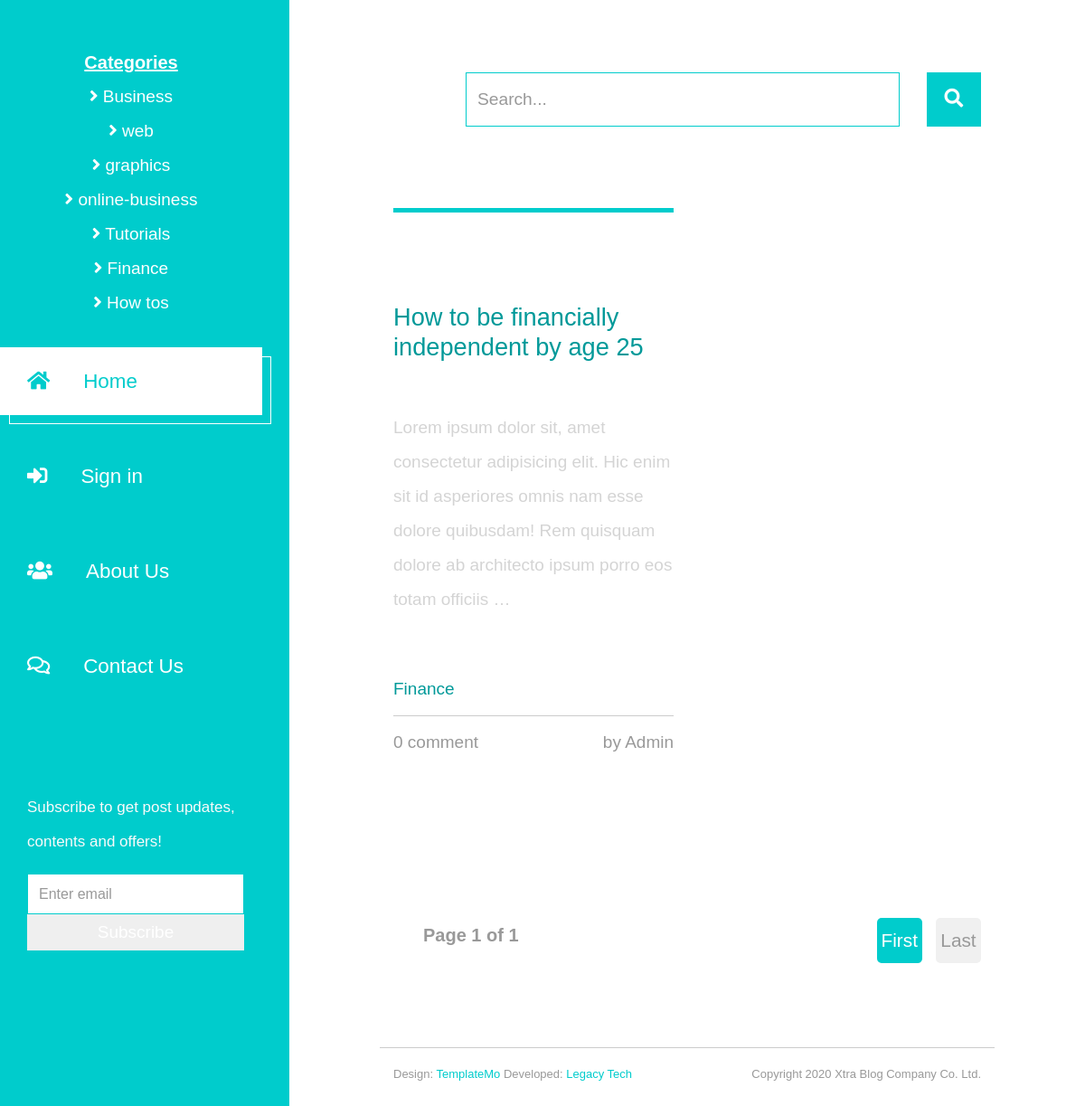
The page /result/finance on the database as committed earlier.
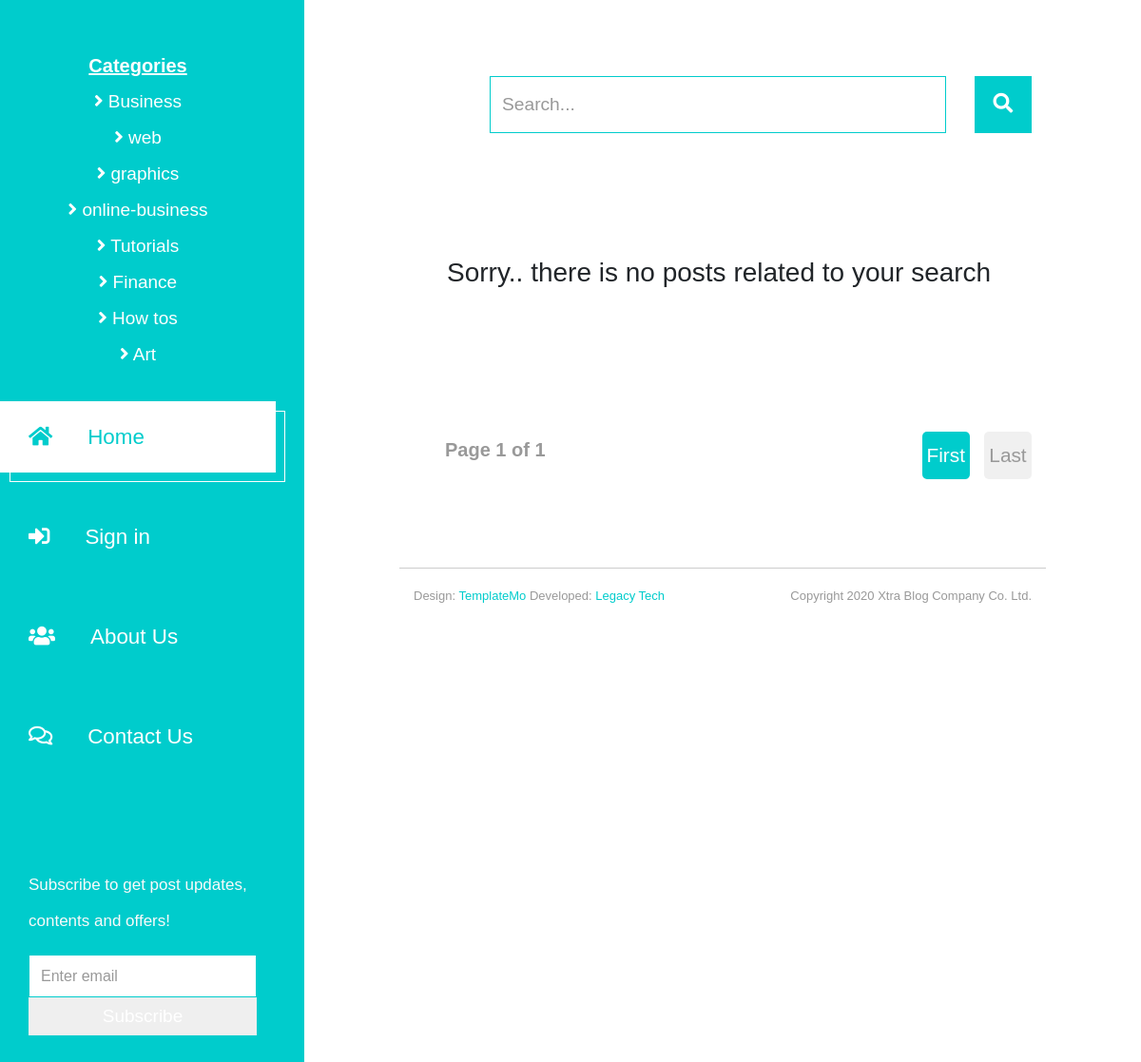
The same page on the database as committed later.
### Blog/models.py (models this page shows, shortened)
class PostCategory(models.Model):
    CATEGORY = (
    ('business', 'Business'),
    ('technology', 'Technology'),
    ('internet', 'Internet'),
    ('tutorials', 'Tutorials'),
    ('finance', 'Finance'),
    ('monetary', 'Monetary'),
    ('online business', 'Online Business'),
    ('lifestyle', 'Lifestyle'),
    ('sports', 'Sports'),
    ('politics', 'Politics'),
    ('health', 'Health'),
    ('science', 'Science'),
    ('art', 'Art'),
    ('news', 'News'),
    ('commercial', 'Commercial'),
    ('entertainment', 'Entertainment'),
    ('programming', 'Programming'),
    ('how tos', 'How tos'),
    ('educational', 'Educational'),
    ('others', 'Others')
    )
    category_name =models.CharField(max_length=50,  choices=CATEGORY, primary_key=True)

class Post(models.Model):
    created_at = models.DateTimeField(auto_now_add=True)
    modified_at = models.DateTimeField(auto_now=True)
    author = models.ForeignKey(User, on_delete=models.SET_NULL, null=True)
    category = models.ForeignKey(PostCategory, on_delete=models.SET_NULL, db_constraint=False, blank=False, null=True)
    title = models.CharField(max_length=200, blank=False, null=False)
    image1 = models.ImageField(upload_to='images/blog', blank=True, null=True)
    image1_url = models.URLField(max_length=3000, blank=True, null=True)
    image2 = models.ImageField(upload_to='images/blog', blank=True, null=True)
    image2_url = models.URLField(max_length=3000, blank=True, null=True)
    image3 = models.ImageField(upload_to='images/blog', blank=True, null=True)
    image3_url = models.URLField(max_length=3000, blank=True, null=True)
    video = models.FileField(upload_to='videos', blank=True, null=True)
    video_url = models.URLField(max_length=3000, blank=True, null=True)
    youtube = models.TextField(max_length=3000, blank=True, null=True, help_text='Youtube video embedded code')
    document = models.FileField(upload_to='documents', blank=True, null=True)
    content = RichTextField(max_length=25000, blank=False, null=False)
    meta_keywords = models.CharField(max_length=150, blank=False, null=True)
    meta_description = models.CharField(max_length=250, blank=False, null=True)
    @property
    def total_comments(self):
        comments = self.comment_set.all()
        total = sum([item.number for item in comments])
        return total

### Blog/views.py (the view, shortened to what this page needs)
# urls.py: path('result/<str:search>', blogViews.result, name='result'),
def result(request, search):
    categories = PostCategory.objects.all()
    category_results = Post.objects.filter(category=search)
    title_results = Post.objects.filter(title__contains=search)
    results = []
    if category_results:
        for result in category_results:
            if result not in results:
                results.append(result)
    if title_results:
        for result in title_results:
            if result not in results:
                results.append(result)
    p = Paginator(results, 12)
    page = request.GET.get('page')
    posts = p.get_page(page)
    context = {'posts':posts,'xtrablog':xtrablog,
    'categories':categories, 'search':search}
    return render(request, 'results.html', context)

### Templates/results.html (shortened to what this page needs)
{% extends 'base.html' %}
{% load static %}
{% block body %}
<div class="row tm-row">
    {% if posts %}
    {% for post in posts reversed %}
    <article class="col-12 col-md-6 tm-post">
        <hr class="tm-hr-primary">
        <a href="{% url 'Blog:post' post.id %}" class="effect-lily tm-post-link tm-pt-60">
            <h2 class="tm-pt-30 tm-color-primary tm-post-title">{{post.title}}</h2>
        </a>
        <p class="tm-pt-30">
           {{post.content|truncatewords:30|safe}}
        </p>
        <div class="d-flex justify-content-between tm-pt-45">
            <span class="tm-color-primary">{{post.category.get_category_name_display}}</span>
        </div>
        <hr>
        <div class="d-flex justify-content-between">
            <span>{{post.total_comments}} comment{% if post.total_comments > 1 %}s{% endif %}</span>
            <span>by {{post.author}}</span>
        </div>
    </article>
    {% endfor %}
    {% else %}
    <h3 style="margin:50px">Sorry.. there is no posts related to your search</h3>
    {% endif %}
</div>
<div class="row tm-row tm-mt-100 tm-mb-75">
    <div class="tm-prev-next-wrapper">
        <span style="margin-left: 3px; padding: 5px 30px; font-weight: bold; font-size:20px;">Page {{ posts.number }} of {{ posts.paginator.num_pages }}</span>
    </div>
    <div class="tm-paging-wrapper">
        <nav class="tm-paging-nav d-inline-block">
            <ul>
                <li class="tm-paging-item active">
                    <a href="?page=1" class="mb-2 tm-btn tm-paging-link">First</a>
                </li>
                <li class="tm-paging-item">
                    <a href="?page={{ posts.paginator.num_pages }}" class="mb-2 tm-btn tm-paging-link">Last</a>
                </li>
            </ul>
        </nav>
    </div>
</div>
{% endblock %}

### Templates/base.html (shortened to what this page needs)
{% load static %}
<!DOCTYPE html>
<html lang="en">
<head>
	<link rel="stylesheet" href="{% static 'fontawesome/css/all.min.css' %}">
    <link href="{% static 'css/bootstrap.min.css' %}" rel="stylesheet">
    <link href="{% static 'css/templatemo-xtra-blog.css' %}" rel="stylesheet">
</head>
<body>
	<header class="tm-header" id="tm-header">
        <div class="tm-header-wrapper" id="tm-header-wrapper">
            <nav class="tm-nav" id="tm-nav">
                <ul style="list-style: none;" id="categories-list">
                    {% if categories %}
                    <li id="categories">Categories</li>
                    {% for category in categories %}
                    <li><i class="fas fa-angle-right"></i> <a href="/result/{{category.category_name}}" style="color: #fff;">{{category.get_category_name_display}}</a></li>
                    {% endfor %}
                    {% endif %}
                </ul>
                <ul>
                    <li class="tm-nav-item active"><a href="/" class="tm-nav-link">
                        <i class="fas fa-home"></i>
                        Home
                    </a></li>
                    {% if user.is_authenticated %}
                    <li class="tm-nav-item"><a href="{% url 'Blog:logout' %}" class="tm-nav-link">
                        <i class="fas fa-sign-out-alt"></i>
                        {{user.username}}<br> Sign out
                    </a></li>
                    {% else %}
                    <li class="tm-nav-item"><a href="{% url 'Blog:login' %}" class="tm-nav-link">
                        <i class="fas fa-sign-in-alt"></i>
                        Sign in
                    </a></li>
                    {% endif %}
                    <li class="tm-nav-item"><a href="{% url 'Blog:about' %}" class="tm-nav-link">
                        <i class="fas fa-users"></i>
                        About Us
                    </a></li>
                    <li class="tm-nav-item"><a href="{% url 'Blog:contact' %}" class="tm-nav-link">
                        <i class="far fa-comments"></i>
                        Contact Us
                    </a></li>
                </ul>
            </nav>
            <div style="margin-right: 20px;">
                <form method="POST" class="form-inline tm-mb-80 tm-search-form">
                    <p style="color:#fafafa; font-size: 17px; margin-left:0;">Subscribe to get post updates, contents and offers!</p>
                    <input class="form-control" name="subscribe" type="text" placeholder="Enter email" style="width: 100%;">
                    <button name="subscribe-submit" type="submit" style="width: 100%; border:none; color:#fff;">Subscribe</button>
                </form>
            </div>
        </div>
    </header>
    <div class="container-fluid">
        <main class="tm-main">
            <div class="row tm-row">
                <div class="col-12">
                    <form method="POST" class="form-inline tm-mb-80 tm-search-form">
                        <input class="form-control tm-search-input" name="search" type="text" placeholder="Search..." aria-label="Search">
                        <button class="tm-search-button" name="search-submit" type="submit">
                            <i class="fas fa-search tm-search-icon" aria-hidden="true"></i>
                        </button>
                    </form>
                </div>
            </div>
            {% block body %}
            {% endblock %}
            <footer class="row tm-row">
                <hr class="col-12">
                <div class="col-md-6 col-12 tm-color-gray">
                    Design: <a rel="nofollow" target="_parent" href="https://templatemo.com" class="tm-external-link">TemplateMo</a>
                    Developed: <a rel="follow" target="_parent" href="#" class="tm-external-link">Legacy Tech</a>
                </div>
                <div class="col-md-6 col-12 tm-color-gray tm-copyright">
                    Copyright 2020 Xtra Blog Company Co. Ltd.
                </div>
            </footer>
        </main>
    </div>
</body>
</html>

Rows that differ between the two databases and show on the page:
removed Post: title "How to be financially independent by age 25", content "Lorem ipsum dolor sit, amet consectetur adipisicing elit. Hic enim sit id asperiores omnis nam esse dolore quibusdam! Rem quisquam dolore ab architecto ipsum porro eos totam officiis …", category.category_name "Finance", total_comments "0", author "Admin"
added PostCategory: category_name "Art"
Other text that changed with them:
text now shown: "Sorry.. there is no posts related to your search"
